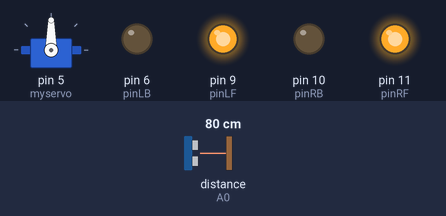
A sketch run on a simulated Arduino Uno, built with avr-gcc and run on an emulated ATmega328P. On the bench: servo, output pins drawn as LEDs (lit = HIGH). Wiring (inferred from the names in the program): ultrasonic range finder: trigger A1; echo A0. Inputs (shaded band) come from the test bench; at power-on: distance to the obstacle (sensor on A0) 80 cm. The echo pulse lasts 58.3 µs per cm; pins used as bus, display or sensor lines are not drawn; what the sketch prints to the serial monitor is not drawn.

Above: at 1.2 s.
1.3 s: distance to the obstacle (sensor on A0) set to 34 cm
4.3 s: distance to the obstacle (sensor on A0) set to 26 cm
At 4.8 s:
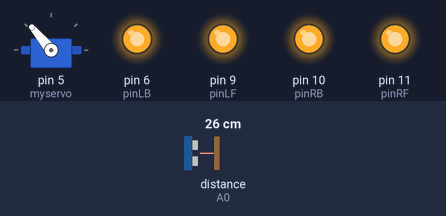
At 6.1 s:
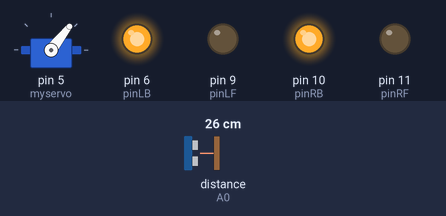
7.3 s: distance to the obstacle (sensor on A0) set to 2 cm
10.3 s: distance to the obstacle (sensor on A0) set to 18 cm
13.3 s: distance to the obstacle (sensor on A0) set to 4 cm
At 14.8 s:
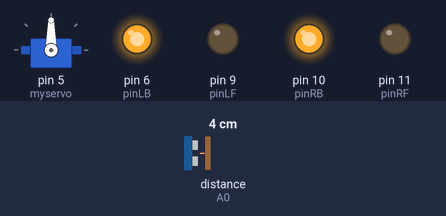
Timing chart, 0 to 17.3 s (numbered marks = the images above; inputs shaded):
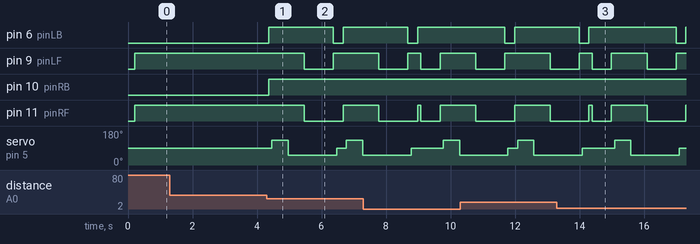

The sketch:

car.ino
```cpp
#include <Servo.h>
int pinLB=6; // define pin6 as left back connect with IN1
int pinLF=9; // define pin9 as left forward connect with IN2
int pinRB=10; // define pin10 as right back connect with IN3
int pinRF=11; // define pin11 as right back connect with IN4
int inputPin = A0; // define ultrasonic receive pin (Echo)
int outputPin =A1; // define ultrasonic send pin(Trig)
int Fspeedd = 0; // forward distance
int Rspeedd = 0; // right distance
int Lspeedd = 0; // left distance
int directionn = 0; //
Servo myservo; // new myservo
int delay_time = 250; // set stable time
int Fgo = 8;
int Rgo = 6;
int Lgo = 4;
int Bgo = 2;
// forward
// turn right
// turn left
// back
void setup()
{
Serial.begin(9600);
pinMode(pinLB,OUTPUT);
pinMode(pinLF,OUTPUT);
pinMode(pinRB,OUTPUT);
pinMode(pinRF,OUTPUT);
pinMode(inputPin, INPUT);
pinMode(outputPin, OUTPUT);
myservo.attach(5); // define the servo pin(PWM)
}
void advance(int a) // forward
{
digitalWrite(pinRB,LOW);
digitalWrite(pinRF,HIGH);
digitalWrite(pinLB,LOW);
digitalWrite(pinLF,HIGH);
delay(a * 15);
}
void turnR(int d) //turn right
{
digitalWrite(pinRB,LOW);
digitalWrite(pinRF,HIGH);
digitalWrite(pinLB,HIGH);
digitalWrite(pinLF,LOW);
delay(d * 50);
}
void turnL(int e) //turn left
{
digitalWrite(pinRB,HIGH);
digitalWrite(pinRF,LOW);
digitalWrite(pinLB,LOW);
digitalWrite(pinLF,HIGH);
delay(e * 50);
}
void stopp(int f) //stop
{
digitalWrite(pinRB,HIGH);
digitalWrite(pinRF,HIGH);
digitalWrite(pinLB,HIGH);
digitalWrite(pinLF,HIGH);
delay(f * 100);
}
void back(int g) //back
{
digitalWrite(pinRB,HIGH);
digitalWrite(pinRF,LOW);
digitalWrite(pinLB,HIGH);
digitalWrite(pinLF,LOW);
delay(g * 300);
}
void detection() //test the distance of different direction
{
delay(200);
ask_pin_F(); // read forward distance
if(Fspeedd < 15) // if distance less then 10
{
Serial.print("Distance < 20. Stopping and reversing.");
stopp(1);
back(2);
}
if(Fspeedd < 30) // if distance less then 10
{
Serial.print("Distance < 35. Stopping and looking around.");
stopp(1);
ask_pin_L();
delay(delay_time);
ask_pin_R();
delay(delay_time);
if(Lspeedd > Rspeedd) //if left distance more than right distance
{
directionn = Rgo;
}
if(Lspeedd <= Rspeedd)//if left distance not more than right
//distance
{
directionn = Lgo;
}
//if left if (Lspeedd < 10 && Rspeedd < 10) distance and right
//distance both less than 10
{
directionn = Bgo;
}
}
else
{
directionn = Fgo; // forward go
}
}
void ask_pin_F() // test forward distance
{
myservo.write(90);
digitalWrite(outputPin, LOW);
delayMicroseconds(2);
digitalWrite(outputPin, HIGH);
delayMicroseconds(10);
digitalWrite(outputPin, LOW);
float Fdistance = pulseIn(inputPin, HIGH);
Fdistance= Fdistance/5.8/10;
Serial.print("F distance:");
Serial.println(Fdistance);
Fspeedd = Fdistance;
}
void ask_pin_L() // test left distance
{
myservo.write(130);
delay(delay_time);
digitalWrite(outputPin, LOW);
delayMicroseconds(2);
digitalWrite(outputPin, HIGH);
delayMicroseconds(10);
digitalWrite(outputPin, LOW);
float Ldistance = pulseIn(inputPin, HIGH);
Ldistance= Ldistance/5.8/10;
Serial.print("L distance:");
Serial.println(Ldistance);
Lspeedd = Ldistance;
}
void ask_pin_R() // test right distance
{
myservo.write(52);
delay(delay_time);
digitalWrite(outputPin, LOW);
delayMicroseconds(2);
digitalWrite(outputPin, HIGH);
delayMicroseconds(10);
digitalWrite(outputPin, LOW);
float Rdistance = pulseIn(inputPin, HIGH);
Rdistance= Rdistance/5.8/10;
Serial.print("R distance:");
Serial.println(Rdistance);
Rspeedd = Rdistance;
}
void loop()
{
myservo.write(90);
detection();
if(directionn == 2)
{
back(3);
turnL(2);
Serial.print(" Reverse ");
}
if(directionn == 6)
{
back(1);
turnR(6);
Serial.print(" Right ");
}
if(directionn == 4)
{
back(1);
turnL(6);
Serial.print(" Left ");
}
if(directionn == 8)
{
advance(1);
Serial.print(" Advance ");
Serial.print(" ");
}
}
```

Measured:
- the behaviour switches between 31 and 30 cm on distance to the obstacle (sensor on A0) (found by bisection; images 0 and 1)
- after the input at 1.3 s, every drawn part: stays the same
- after the input at 4.3 s, pin 6 (pinLB): LOW → HIGH after 0.06 s, → LOW 2.0 s later, → HIGH 0.30 s later; pin 9 (pinLF): HIGH → LOW after 1.2 s, → HIGH 0.90 s later
- after the input at 13.3 s, pin 6 (pinLB): HIGH → LOW after 3.7 s, → HIGH 0.30 s later
